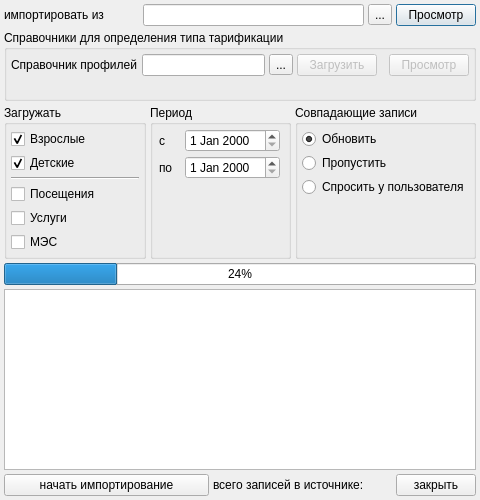
<?xml version="1.0" encoding="UTF-8"?>
<ui version="4.0">
 <class>Dialog</class>
 <widget class="QDialog" name="Dialog">
  <property name="geometry">
   <rect>
    <x>0</x>
    <y>0</y>
    <width>480</width>
    <height>500</height>
   </rect>
  </property>
  <property name="sizePolicy">
   <sizepolicy hsizetype="Preferred" vsizetype="Preferred">
    <horstretch>0</horstretch>
    <verstretch>1</verstretch>
   </sizepolicy>
  </property>
  <property name="windowTitle">
   <string>Загрузка тарифов из ИНФИС</string>
  </property>
  <layout class="QGridLayout" name="gridLayout_3">
   <property name="margin">
    <number>4</number>
   </property>
   <property name="spacing">
    <number>4</number>
   </property>
   <item row="0" column="5">
    <widget class="QPushButton" name="btnView">
     <property name="sizePolicy">
      <sizepolicy hsizetype="Maximum" vsizetype="Fixed">
       <horstretch>0</horstretch>
       <verstretch>0</verstretch>
      </sizepolicy>
     </property>
     <property name="text">
      <string>Просмотр</string>
     </property>
    </widget>
   </item>
   <item row="0" column="4">
    <widget class="QToolButton" name="btnSelectFile">
     <property name="text">
      <string>...</string>
     </property>
    </widget>
   </item>
   <item row="0" column="2" colspan="2">
    <widget class="QLineEdit" name="edtFileName">
     <property name="text">
      <string/>
     </property>
     <property name="readOnly">
      <bool>true</bool>
     </property>
    </widget>
   </item>
   <item row="1" column="0" colspan="6">
    <widget class="QGroupBox" name="gbRefBooks">
     <property name="sizePolicy">
      <sizepolicy hsizetype="Preferred" vsizetype="Maximum">
       <horstretch>0</horstretch>
       <verstretch>0</verstretch>
      </sizepolicy>
     </property>
     <property name="title">
      <string>Справочники для определения типа тарификации</string>
     </property>
     <layout class="QGridLayout" name="gridLayout">
      <property name="margin">
       <number>4</number>
      </property>
      <property name="spacing">
       <number>4</number>
      </property>
      <item row="0" column="0">
       <widget class="QLabel" name="lblRbProfile">
        <property name="text">
         <string>Справочник профилей</string>
        </property>
       </widget>
      </item>
      <item row="0" column="1">
       <widget class="QLineEdit" name="edtRbProfileFileName"/>
      </item>
      <item row="0" column="6">
       <widget class="QPushButton" name="btnViewRbProfile">
        <property name="enabled">
         <bool>false</bool>
        </property>
        <property name="text">
         <string>Просмотр</string>
        </property>
       </widget>
      </item>
      <item row="2" column="0" colspan="7">
       <widget class="QLabel" name="lblRbLoadedInfo">
        <property name="text">
         <string/>
        </property>
       </widget>
      </item>
      <item row="0" column="3">
       <widget class="QPushButton" name="btnLoadRbProfile">
        <property name="enabled">
         <bool>false</bool>
        </property>
        <property name="text">
         <string>Загрузить</string>
        </property>
       </widget>
      </item>
      <item row="0" column="2">
       <widget class="QToolButton" name="btnSelectFileRbProfile">
        <property name="text">
         <string>...</string>
        </property>
       </widget>
      </item>
     </layout>
    </widget>
   </item>
   <item row="0" column="0" colspan="2">
    <widget class="QLabel" name="label">
     <property name="text">
      <string>импортировать из</string>
     </property>
    </widget>
   </item>
   <item row="6" column="0" colspan="6">
    <widget class="QTextBrowser" name="log"/>
   </item>
   <item row="7" column="0" colspan="3">
    <widget class="QPushButton" name="btnImport">
     <property name="text">
      <string>начать импортирование</string>
     </property>
    </widget>
   </item>
   <item row="7" column="3">
    <widget class="QLabel" name="labelNum">
     <property name="text">
      <string>всего записей в источнике:</string>
     </property>
    </widget>
   </item>
   <item row="7" column="5">
    <widget class="QPushButton" name="btnClose">
     <property name="text">
      <string>закрыть</string>
     </property>
    </widget>
   </item>
   <item row="5" column="0" colspan="6">
    <widget class="QProgressBar" name="progressBar">
     <property name="value">
      <number>24</number>
     </property>
     <property name="orientation">
      <enum>Qt::Horizontal</enum>
     </property>
    </widget>
   </item>
   <item row="3" column="0" rowspan="2" colspan="6">
    <widget class="QWidget" name="frmOptions" native="true">
     <property name="sizePolicy">
      <sizepolicy hsizetype="Preferred" vsizetype="Maximum">
       <horstretch>0</horstretch>
       <verstretch>0</verstretch>
      </sizepolicy>
     </property>
     <layout class="QHBoxLayout" name="horizontalLayout">
      <property name="spacing">
       <number>4</number>
      </property>
      <property name="margin">
       <number>0</number>
      </property>
      <item>
       <widget class="QGroupBox" name="groupBox">
        <property name="sizePolicy">
         <sizepolicy hsizetype="Preferred" vsizetype="Minimum">
          <horstretch>0</horstretch>
          <verstretch>1</verstretch>
         </sizepolicy>
        </property>
        <property name="title">
         <string>Загружать</string>
        </property>
        <layout class="QGridLayout" name="gridLayout_2">
         <property name="margin">
          <number>4</number>
         </property>
         <property name="spacing">
          <number>4</number>
         </property>
         <item row="4" column="0">
          <widget class="QCheckBox" name="chkLoadService">
           <property name="text">
            <string>Услуги</string>
           </property>
          </widget>
         </item>
         <item row="3" column="0">
          <widget class="QCheckBox" name="chkLoadVisit">
           <property name="text">
            <string>Посещения</string>
           </property>
          </widget>
         </item>
         <item row="5" column="0">
          <widget class="QCheckBox" name="chkLoadMes">
           <property name="text">
            <string>МЭС</string>
           </property>
          </widget>
         </item>
         <item row="2" column="0">
          <widget class="Line" name="line">
           <property name="orientation">
            <enum>Qt::Horizontal</enum>
           </property>
          </widget>
         </item>
         <item row="0" column="0">
          <widget class="QCheckBox" name="chkLoadMature">
           <property name="text">
            <string>Взрослые</string>
           </property>
           <property name="checked">
            <bool>true</bool>
           </property>
          </widget>
         </item>
         <item row="1" column="0">
          <widget class="QCheckBox" name="chkLoadChildren">
           <property name="text">
            <string>Детские</string>
           </property>
           <property name="checked">
            <bool>true</bool>
           </property>
          </widget>
         </item>
        </layout>
        <zorder>chkLoadChildren</zorder>
        <zorder>line</zorder>
        <zorder>chkLoadMes</zorder>
        <zorder>chkLoadMature</zorder>
        <zorder></zorder>
        <zorder>chkLoadVisit</zorder>
        <zorder>chkLoadService</zorder>
       </widget>
      </item>
      <item>
       <widget class="QGroupBox" name="gbPeriod">
        <property name="sizePolicy">
         <sizepolicy hsizetype="Preferred" vsizetype="Minimum">
          <horstretch>0</horstretch>
          <verstretch>1</verstretch>
         </sizepolicy>
        </property>
        <property name="title">
         <string>Период</string>
        </property>
        <layout class="QGridLayout" name="gridLayout_4">
         <property name="margin">
          <number>4</number>
         </property>
         <property name="spacing">
          <number>4</number>
         </property>
         <item row="1" column="0">
          <widget class="QLabel" name="lblEndDate">
           <property name="sizePolicy">
            <sizepolicy hsizetype="Maximum" vsizetype="Preferred">
             <horstretch>0</horstretch>
             <verstretch>0</verstretch>
            </sizepolicy>
           </property>
           <property name="text">
            <string>по</string>
           </property>
          </widget>
         </item>
         <item row="0" column="0">
          <widget class="QLabel" name="lblBegDate">
           <property name="sizePolicy">
            <sizepolicy hsizetype="Maximum" vsizetype="Preferred">
             <horstretch>0</horstretch>
             <verstretch>0</verstretch>
            </sizepolicy>
           </property>
           <property name="text">
            <string>с</string>
           </property>
          </widget>
         </item>
         <item row="1" column="1">
          <widget class="CDateEdit" name="edtEndDate">
           <property name="sizePolicy">
            <sizepolicy hsizetype="Maximum" vsizetype="Fixed">
             <horstretch>0</horstretch>
             <verstretch>0</verstretch>
            </sizepolicy>
           </property>
          </widget>
         </item>
         <item row="0" column="1">
          <widget class="CDateEdit" name="edtBegDate">
           <property name="sizePolicy">
            <sizepolicy hsizetype="Maximum" vsizetype="Fixed">
             <horstretch>0</horstretch>
             <verstretch>0</verstretch>
            </sizepolicy>
           </property>
          </widget>
         </item>
         <item row="2" column="0">
          <spacer name="verticalSpacer">
           <property name="orientation">
            <enum>Qt::Vertical</enum>
           </property>
           <property name="sizeHint" stdset="0">
            <size>
             <width>20</width>
             <height>40</height>
            </size>
           </property>
          </spacer>
         </item>
        </layout>
       </widget>
      </item>
      <item>
       <widget class="QGroupBox" name="gbDublicates">
        <property name="sizePolicy">
         <sizepolicy hsizetype="Preferred" vsizetype="Minimum">
          <horstretch>0</horstretch>
          <verstretch>0</verstretch>
         </sizepolicy>
        </property>
        <property name="title">
         <string>Совпадающие записи</string>
        </property>
        <layout class="QVBoxLayout" name="verticalLayout_4">
         <property name="spacing">
          <number>4</number>
         </property>
         <property name="margin">
          <number>4</number>
         </property>
         <item>
          <widget class="QRadioButton" name="chkUpdate">
           <property name="text">
            <string>Обновить</string>
           </property>
           <property name="checked">
            <bool>true</bool>
           </property>
          </widget>
         </item>
         <item>
          <widget class="QRadioButton" name="chkSkip">
           <property name="text">
            <string>Пропустить</string>
           </property>
          </widget>
         </item>
         <item>
          <widget class="QRadioButton" name="chkAskUser">
           <property name="text">
            <string>Спросить у пользователя</string>
           </property>
          </widget>
         </item>
         <item>
          <spacer name="verticalSpacer_2">
           <property name="orientation">
            <enum>Qt::Vertical</enum>
           </property>
           <property name="sizeHint" stdset="0">
            <size>
             <width>20</width>
             <height>40</height>
            </size>
           </property>
          </spacer>
         </item>
        </layout>
       </widget>
      </item>
     </layout>
    </widget>
   </item>
  </layout>
 </widget>
 <customwidgets>
  <customwidget>
   <class>CDateEdit</class>
   <extends>QDateEdit</extends>
   <header>library/DateEdit</header>
  </customwidget>
 </customwidgets>
 <tabstops>
  <tabstop>edtFileName</tabstop>
  <tabstop>btnSelectFile</tabstop>
  <tabstop>btnView</tabstop>
  <tabstop>edtRbProfileFileName</tabstop>
  <tabstop>btnSelectFileRbProfile</tabstop>
  <tabstop>btnLoadRbProfile</tabstop>
  <tabstop>btnViewRbProfile</tabstop>
  <tabstop>chkLoadMature</tabstop>
  <tabstop>chkLoadChildren</tabstop>
  <tabstop>chkLoadVisit</tabstop>
  <tabstop>chkLoadService</tabstop>
  <tabstop>chkLoadMes</tabstop>
  <tabstop>edtBegDate</tabstop>
  <tabstop>edtEndDate</tabstop>
  <tabstop>chkUpdate</tabstop>
  <tabstop>chkSkip</tabstop>
  <tabstop>chkAskUser</tabstop>
  <tabstop>log</tabstop>
  <tabstop>btnImport</tabstop>
  <tabstop>btnClose</tabstop>
 </tabstops>
 <resources/>
 <connections/>
</ui>
